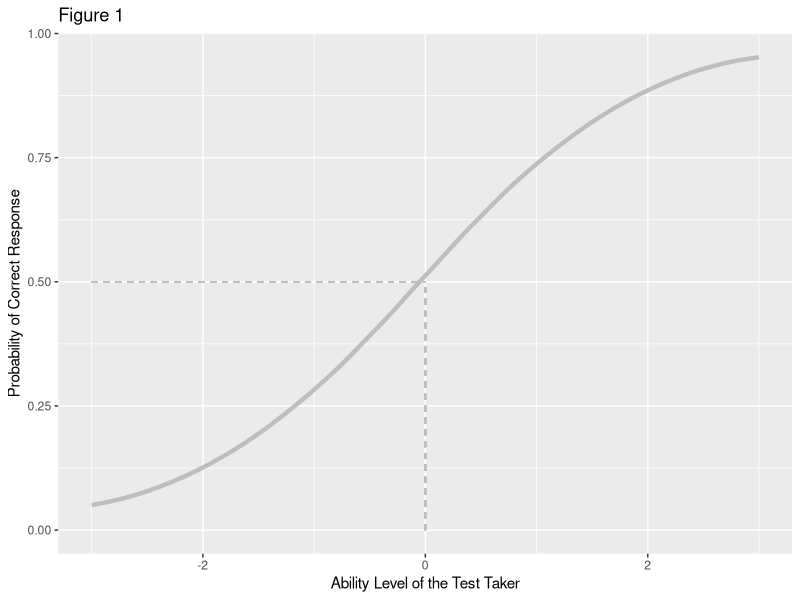

This figure's R source:
## ---- chunk 1
#load libraries here:
library(ggplot2)
library(readr)
## ---- chunk 2
#load data set here:
df =read.csv("tucci.csv")

## ---- chunk 3
ggplot(df, aes(x = ability, y = prob_c)) +
  geom_smooth(size = 1.5, color = "grey") +
  geom_segment(aes(x = 0, xend = 0, y = 0, yend = 0.50), color = "grey", linetype = "dashed") + 
  geom_segment(aes(x = -3, xend = 0, y = 0.5, yend = 0.50), color = "grey", linetype = "dashed") +
  labs(title = "Figure 1",
       x = "Ability Level of the Test Taker",
       y = "Probability of Correct Response")
